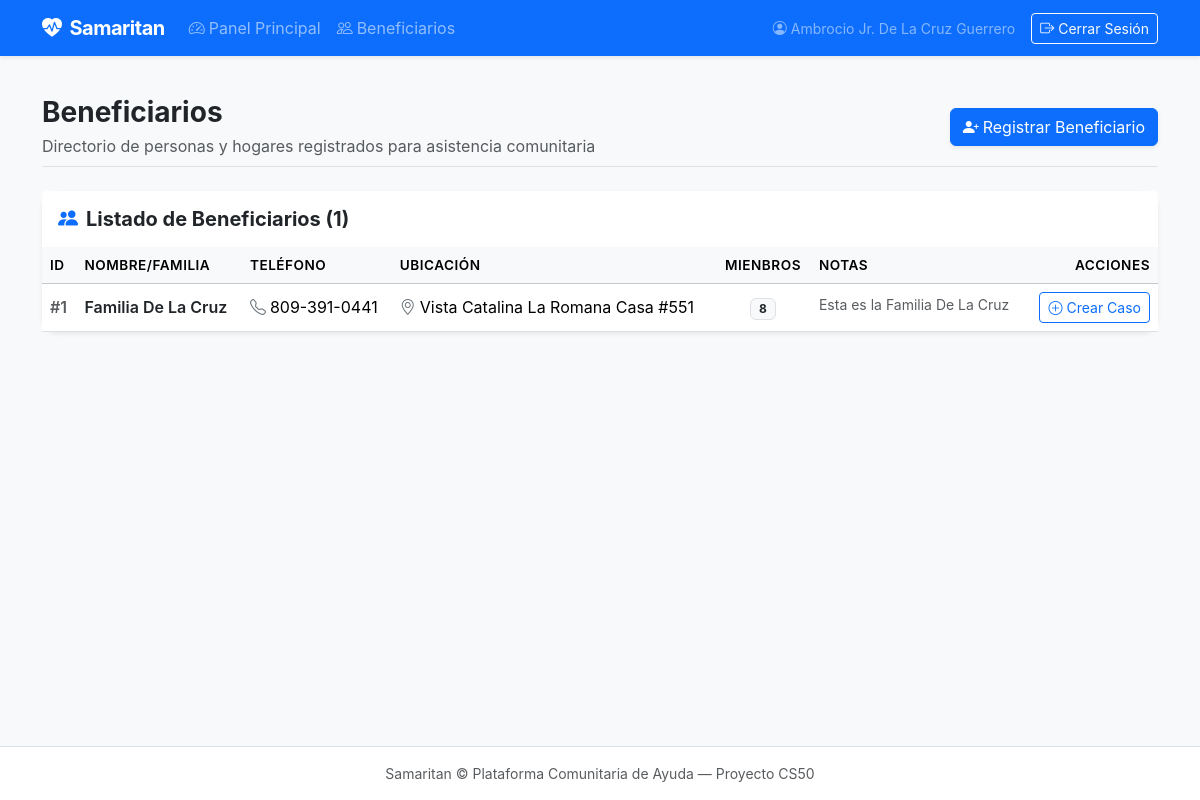
The app's page /beneficiaries (signed in), older data.
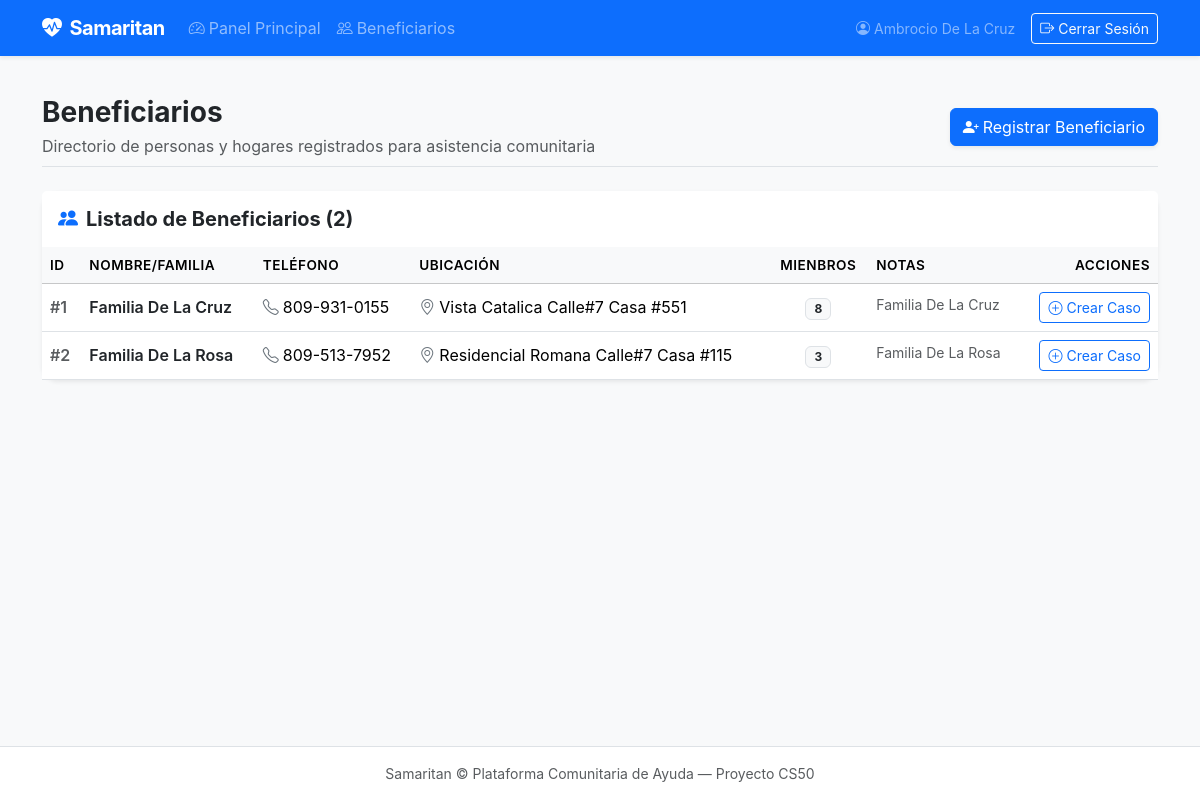
The same page, newer data.
### tables this page shows
CREATE TABLE beneficiaries (
    id INTEGER PRIMARY KEY AUTOINCREMENT,
    name TEXT NOT NULL,
    phone TEXT,
    location TEXT,
    household_size INTEGER DEFAULT 1,
    notes TEXT,
    created_at TIMESTAMP DEFAULT CURRENT_TIMESTAMP
);

### app.py (the view, shortened to what this page needs)
@app.route("/beneficiaries", methods=["GET", "POST"])
@login_required
def beneficiaries():
  with get_db() as conn:
    all_beneficiaries = conn.execute("SELECT * FROM beneficiaries ORDER BY name ASC").fetchall()
  return render_template("beneficiaries.html", beneficiaries=all_beneficiaries)

### app.py (called while the page is built)
@app.after_request
def after_request(response):
    response.headers["Cache-Control"] = "no-cache, no-store, must-revalidate"
    response.headers["Expires"] = 0
    response.headers["Pragma"] = "no-cache"
    return response

### db.py (called while the page is built)
def get_db():
  if "db" not in g:
    g.db = sqlite3.connect(
      current_app.config["DATABASE"],
      detect_types=sqlite3.PARSE_DECLTYPES
    )
    g.db.row_factory = sqlite3.Row
  return g.db

def login_required(f):
  @wraps(f)
  def wrapper(*args, **kwargs):
    if session.get("user_id") is None:
      return redirect("/login")
    return f(*args, **kwargs)
  return wrapper

### templates/beneficiaries.html (shortened to what this page needs)
{% extends "layout.html" %}
{% block main %}
<div class="d-flex flex-column flex-md-row justify-content-between align-items-md-center mb-4 pb-2 border-bottom">
  <div>
    <h1 class="h3 fw-bold mb-1">Beneficiarios</h1>
    <p class="text-muted mb-0">Directorio de personas y hogares registrados para asistencia comunitaria</p>
  </div>
  <div class="mt-3 mt-md-0">
    <button class="btn btn-primary shadow-sm" type="button" data-bs-toggle="collapse" data-bs-target="#newBeneficiaryCollapse" aria-expanded="false" aria-controls="newBeneficiaryCollapse">
      <i class="bi bi-person-plus-fill me-1"></i>Registrar Beneficiario
    </button>
  </div>
</div>
<div class="card border-0 shadow-sm rounded-4">
  <div class="card-header bg-white py-3 border-0 d-flex justify-content-between align-items-center">
    <h5 class="fw-bold mb-0"><i class="bi bi-people-fill me-2 text-primary"></i>Listado de Beneficiarios ({{ beneficiaries | length }})</h5>
  </div>
  <div class="table-responsive">
    <table class="table table-hover align-middle mb-0">
      <thead class="table-light">
        <tr>
          <th scope="col">ID</th>
          <th scope="col">NOMBRE/FAMILIA</th>
          <th scope="col">TELÉFONO</th>
          <th scope="col">UBICACIÓN</th>
          <th scope="col" class="text-center">MIENBROS</th>
          <th scope="col">NOTAS</th>
          <th scope="col" class="text-end">ACCIONES</th>
        </tr>
      </thead>
      <tbody>
        {% if beneficiaries %}
            {% for b in beneficiaries %}
                <tr>
                    <td class="text-muted fw-semibold">#{{ b.id }}</td>
                    <td class="fw-semibold text-dark">{{ b.name }}</td>
                    <td>
                        {% if b.phone %}
                            <i class="bi bi-telephone me-1 text-secondary"></i>{{ b.phone }}
                        {% else %}
                            <span class="text-muted fst-italic">N/A</span>
                        {% endif %}
                    </td>
                    <td>
                        {% if b.location %}
                            <i class="bi bi-geo-alt me-1 text-secondary"></i>{{ b.location }}
                        {% else %}
                            <span class="text-muted fst-italic">N/A</span>
                        {% endif %}
                    </td>
                    <td class="text-center">
                        <span class="badge bg-light text-dark border px-2 py-1">
                            {{ b.household_size or 1 }}
                        </span>
                    </td>
                    <td>
                        <span class="small text-muted text-truncate d-inline-block" style="max-width: 200px;">
                            {{ b.notes if b.notes else '-' }}
                        </span>
                    </td>
                    <td class="text-end">
                        <a href="/cases/new?beneficiary_id={{ b.id }}" class="btn btn-outline-primary btn-sm" title="Crear caso para esta familia">
                            <i class="bi bi-plus-circle me-1"></i>Crear Caso
                        </a>
                    </td>
                </tr>
            {% endfor %}
        {% endif %}
      </tbody>
    </table>
  </div>
</div>
{% endblock %}

Row changes from the older to the newer data that the page shows:
changed beneficiaries "Familia De La Cruz": phone "809-391-0441" → "809-931-0155"; location "Vista Catalina La Romana Casa #551" → "Vista Catalica Calle#7 Casa #551"; notes "Esta es la Familia De La Cruz" → "Familia De La Cruz"
added beneficiaries: id "2", name "Familia De La Rosa", phone "809-513-7952", location "Residencial Romana Calle#7 Casa #115", household_size "3", notes "Familia De La Rosa"
Text that changed along with them:
{{ session.get("user_name", "Voluntario") }}: "Ambrocio Jr. De La Cruz Guerrero" → "Ambrocio De La Cruz"
{{ beneficiaries | length }}: "1" → "2"
